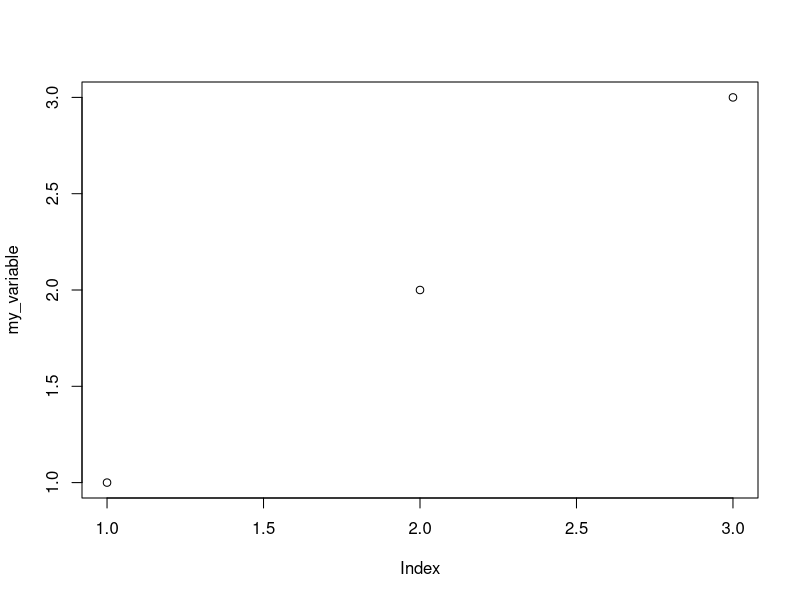

This chart was generated by the following R code:
## ---- chunk 1
names(knitr::knit_engines$get())
## ---- chunk 2
my_variable <- c(1,2,3)
my_variable
## ---- chunk 3
my_variable <- c(1,2,3)
plot(my_variable)
my_variable
